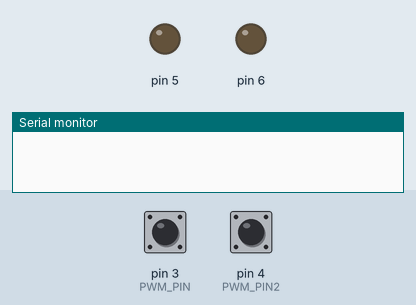
A sketch run on a simulated Arduino Uno, built with avr-gcc and run on an emulated ATmega328P. Parts: output pins drawn as LEDs (lit = HIGH), the last lines printed to the serial monitor. Inputs (shaded band) come from the test bench; at power-on: pin 3 (PWM_PIN) LOW, pin 4 (PWM_PIN2) LOW.

Above: at 1.2 s.
1.3 s: pin 3 (PWM_PIN) pulsed HIGH 5 times (0.12 s each, 0.3 s apart)
At 3.6 s:
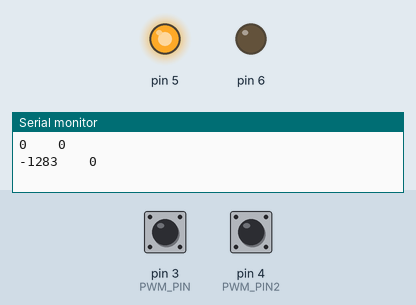
5.8 s: pin 4 (PWM_PIN2) pulsed HIGH 5 times (0.12 s each, 0.3 s apart)
At 7.3 s:
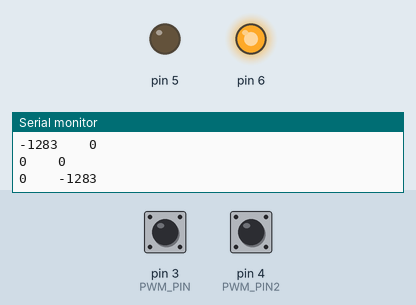
Timing chart, 0 to 10.0 s (numbered marks = the images above; inputs shaded):
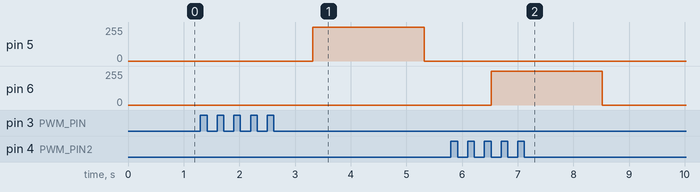

The sketch:

robot_peleas_motor.ino
```cpp
byte PWM_PIN = 3;
byte PWM_PIN2 = 4;
int motor1;
int motor2;

int pwm_value;

int pwm_value2;

void setup() {
  pinMode(PWM_PIN, INPUT);
  pinMode(PWM_PIN2, INPUT);
  Serial.begin(115200);
}

void loop() {
  pwm_value = pulseIn(PWM_PIN, HIGH);
  pwm_value2 = pulseIn(PWM_PIN2, HIGH);

  motor1= map(pwm_value,0,2200,0,255);
  motor2= map(pwm_value2,0,2200,0,255);
  analogWrite(5, motor1);
  analogWrite(6, motor2);
  digitalWrite(7,0);
  digitalWrite(2,0);

Serial.print(motor1);
  Serial.print("    ");
  Serial.println(motor2);


}
```

Measured:
- after the input at 1.3 s, pin 5: 0/255 → 253/255 after 2.0 s, → 0/255 2.0 s later
- after the input at 5.8 s, pin 6: 0/255 → 253/255 after 0.72 s, → 0/255 2.0 s later
